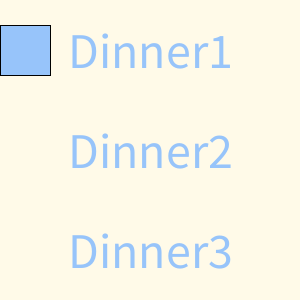
Frame 1 (no input)
Frame 60 (the mouse pressed at the canvas centre just before this capture): identical to frame 1, image omitted
Frame 120 (the mouse held since frame 60 and released just before this capture): identical to frame 1, image omitted

The Processing sketch that drew this single still picture (run headless with seeded random() and noise(); from frame 60 on, the mouse is pressed at the canvas centre):

// Processing sketch: week13_4_dinner_mouse
// ── week13_4_dinner_mouse.pde
void setup(){//只做一次
  size(300, 300);
  fill(#97C4FA);
  textSize(50);
  textAlign(CENTER,CENTER);
}
void draw(){//每秒60次
  background(#FFFAE8);
  text("Dinner1", 150, 50);
  text("Dinner2", 150, 150);
  text("Dinner3", 150, 250);  
  int choice = mouseX %3; //0,1,2
  if(choice==0)rect( 0, 25, 50,50);
  if(choice==1)rect( 0,125, 50,50);
  if(choice==2)rect( 0,225, 50,50);
}
